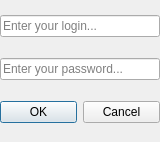
<?xml version="1.0" encoding="UTF-8"?>
<ui version="4.0">
 <class>authentication</class>
 <widget class="QDialog" name="authentication">
  <property name="geometry">
   <rect>
    <x>0</x>
    <y>0</y>
    <width>160</width>
    <height>142</height>
   </rect>
  </property>
  <property name="windowTitle">
   <string>Log in system Libary...</string>
  </property>
  <property name="toolTipDuration">
   <number>-1</number>
  </property>
  <widget class="QWidget" name="verticalLayoutWidget">
   <property name="geometry">
    <rect>
     <x>0</x>
     <y>0</y>
     <width>160</width>
     <height>141</height>
    </rect>
   </property>
   <layout class="QVBoxLayout" name="verticalLayout">
    <item>
     <widget class="QLineEdit" name="line_login">
      <property name="placeholderText">
       <string>Enter your login...</string>
      </property>
     </widget>
    </item>
    <item>
     <widget class="QLineEdit" name="line_password">
      <property name="toolTip">
       <string/>
      </property>
      <property name="whatsThis">
       <string/>
      </property>
      <property name="autoFillBackground">
       <bool>false</bool>
      </property>
      <property name="text">
       <string/>
      </property>
      <property name="placeholderText">
       <string>Enter your password...</string>
      </property>
     </widget>
    </item>
    <item>
     <widget class="QDialogButtonBox" name="buttonBox">
      <property name="orientation">
       <enum>Qt::Horizontal</enum>
      </property>
      <property name="standardButtons">
       <set>QDialogButtonBox::Cancel|QDialogButtonBox::Ok</set>
      </property>
     </widget>
    </item>
   </layout>
  </widget>
 </widget>
 <resources/>
 <connections>
  <connection>
   <sender>buttonBox</sender>
   <signal>accepted()</signal>
   <receiver>authentication</receiver>
   <slot>checkPassword()</slot>
   <hints>
    <hint type="sourcelabel">
     <x>248</x>
     <y>254</y>
    </hint>
    <hint type="destinationlabel">
     <x>157</x>
     <y>274</y>
    </hint>
   </hints>
  </connection>
  <connection>
   <sender>buttonBox</sender>
   <signal>rejected()</signal>
   <receiver>authentication</receiver>
   <slot>reject()</slot>
   <hints>
    <hint type="sourcelabel">
     <x>316</x>
     <y>260</y>
    </hint>
    <hint type="destinationlabel">
     <x>286</x>
     <y>274</y>
    </hint>
   </hints>
  </connection>
 </connections>
 <slots>
  <slot>checkPassword()</slot>
 </slots>
</ui>
